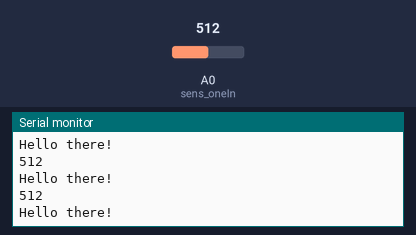
Recording of a sketch running on a simulated Arduino Uno, built with avr-gcc and run on an emulated ATmega328P. Shown: the last lines printed to the serial monitor. Inputs (shaded band) come from the test bench; at power-on: A0 (sens_oneIn) = 512.

Above: at 1.2 s.
1.3 s: A0 (sens_oneIn) set to 984
At 2.4 s:
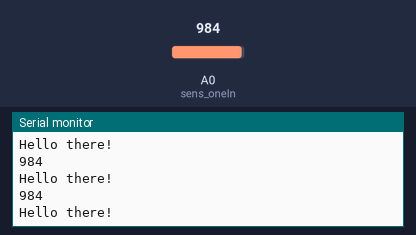
2.8 s: A0 (sens_oneIn) set to 1015
At 3.7 s:
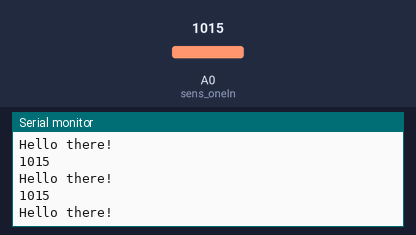
Timing chart, 0 to 5.8 s (numbered marks = the images above; inputs shaded):
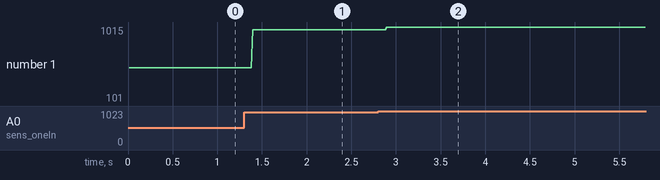

The sketch:

infrasensor.ino
```cpp
int sensorOneValue= 0;

const int sens_oneIn = A0;


void setup() {
  Serial.begin(9600);
}


void loop() {
  sensorOneValue = analogRead(sens_oneIn);
  if(sensorOneValue > 230) {
    Serial.println("Hello there!");
    Serial.println(sensorOneValue);
  }
}
```

Measured:
- after the input at 1.3 s, the serial monitor: prints a new line after 0.10 s (image 1)
- after the input at 2.8 s, the serial monitor: prints a new line after 0.10 s (image 2)
- plotted number 1: 512 → 984 after the input at 1.3 s, 984 → 101 after the input at 2.8 s
